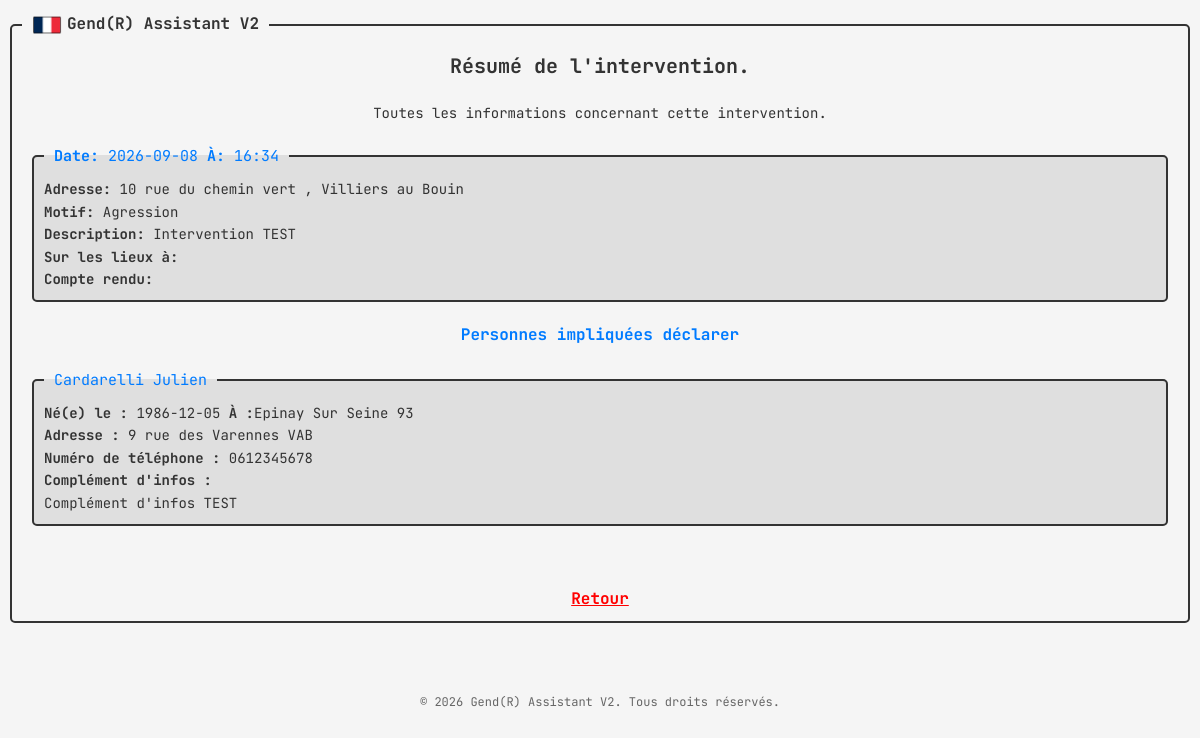
The app's page /consult_page?intervention_id=2 (signed in), older data.
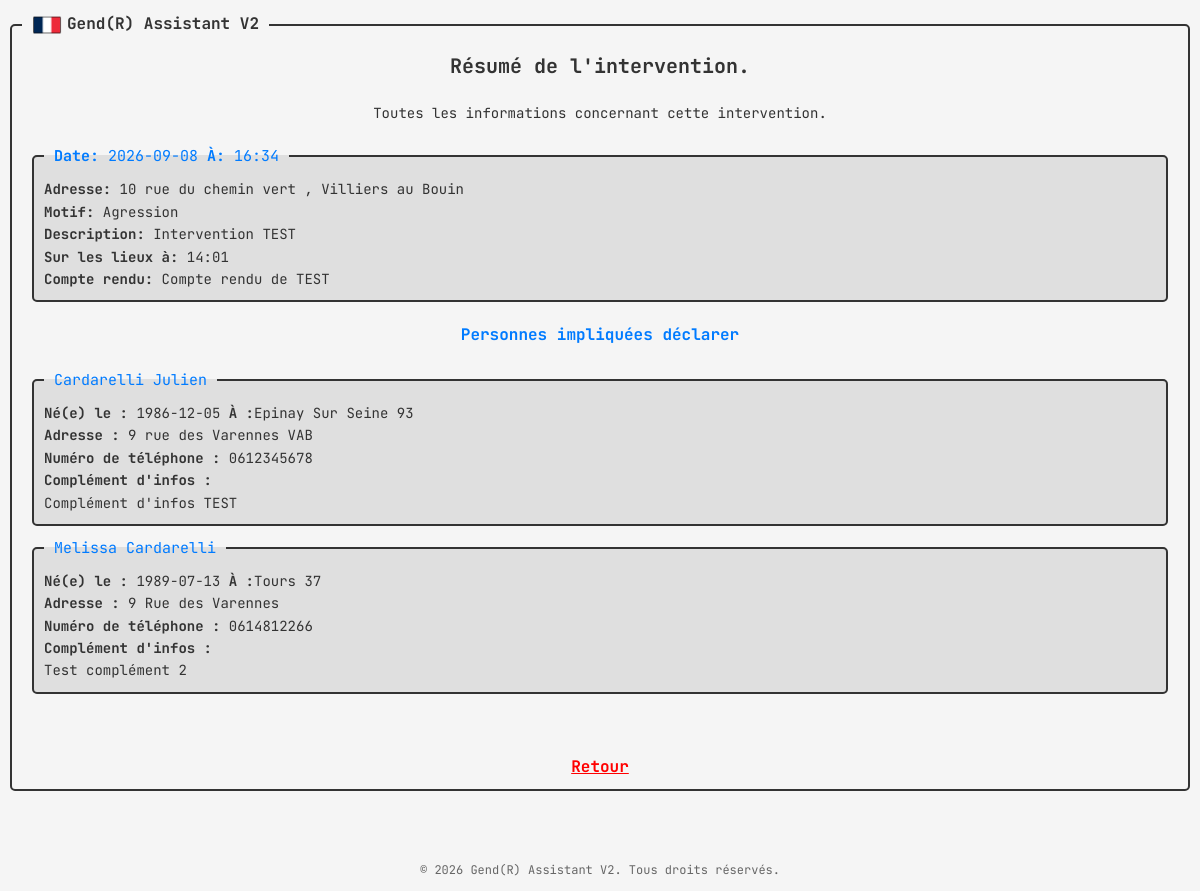
The same page, newer data.
### tables this page shows
CREATE TABLE interventions (
                id INTEGER PRIMARY KEY AUTOINCREMENT,
                username TEXT NOT NULL,
                date TEXT NOT NULL,
                hour TEXT NOT NULL,
                location TEXT NOT NULL,
                type TEXT NOT NULL,
                description TEXT NOT NULL,
                arrived TEXT,
                cr TEXT,
                endhour TEXT
                );

CREATE TABLE persons (
                id INTEGER PRIMARY KEY AUTOINCREMENT,
                intervention_id INTEGER NOT NULL,
                fullname TEXT NOT NULL,
                birthdate TEXT NOT NULL,
                place_of_birth TEXT NOT NULL,
                location TEXT NOT NULL,
                phone TEXT NOT NULL,
                complement TEXT
                );

### app.py (the view)
@app.route('/consult_page')
def consult_page():
    if 'username' not in session:
        return redirect(url_for('login'))
    intervention_id = request.args.get('intervention_id')
    intervention = db_handler.get_intervention_by_id(intervention_id)
    persons = db_handler.get_person_interventions(intervention_id)
    return render_template('consult_page.html', intervention=intervention, persons=persons)

### database_handler.py (called while the page is built)
    def get_intervention_by_id(self, intervention_id):
        conn = sqlite3.connect(self.path)
        cursor = conn.cursor()
        cursor.execute('SELECT * FROM interventions WHERE id = ?', (intervention_id,))
        intervention = cursor.fetchone()
        conn.close()
        return intervention

    def get_person_interventions(self, intervention_id):
        conn = sqlite3.connect('database.db')
        cursor = conn.cursor()
        cursor.execute("SELECT * FROM persons WHERE intervention_id = ?", (intervention_id,))
        persons = cursor.fetchall()
        conn.close()
        return persons

### templates/consult_page.html
{% extends 'base.html' %}
{% block content %}
    <div class="title">
        <h3>Résumé de l'intervention.</h3>
        <p>Toutes les informations concernant cette intervention.</p>
    </div>
    <div class="resume-card">
        <fieldset class="interventions">
            <legend><strong>Date:</strong> {{ intervention[2] }} <strong>À:</strong> {{ intervention[3] }}</legend>
            <p><strong>Adresse:</strong> {{ intervention[4] }}</p>
            <p><strong>Motif:</strong> {{ intervention[5] }}</p>
            <p><strong>Description:</strong> {{ intervention[6] }}</p>
            <p><strong>Sur les lieux à:</strong> {{ intervention[7] }}</p>
            <p><strong>Compte rendu:</strong> {{ intervention[8] }}</p>
        </fieldset>
        <div class="subtitle">
            <h4>Personnes impliquées déclarer</h4>
        </div>
        {% if persons %}
            {% for person in persons %}
                <div class="resume-person-card">
                    <fieldset>
                        <legend>{{ person[2] }}</legend>
                        <p><strong>Né(e) le : </strong>{{ person[3] }} <strong>À :</strong>{{ person[4] }}</p>
                        <p><strong>Adresse : </strong>{{ person[5] }}</p>
                        <p><strong>Numéro de téléphone : </strong>{{ person[6] }}</p>
                        <p><strong>Complément d'infos :</strong></p>
                        <p>{{ person[7] }}</p>
                    </fieldset>
                </div>
            {% endfor %}
        {% endif %}
    </div>
    <div class="return">
        <a href="{{ url_for('homepage')}}">Retour</a>
    </div>
{% endblock %}

### templates/base.html (shortened to what this page needs)
<!DOCTYPE html>
<html lang="fr">
<head>
    <link rel="stylesheet" href="{{ url_for('static', filename='css/base.css') }}">
    <link rel="stylesheet" href="{{ url_for('static', filename='css/index.css') }}">
    <link rel="stylesheet" href="{{ url_for('static', filename='css/register.css') }}">
    <link rel="stylesheet" href="{{ url_for('static', filename='css/login.css') }}">
    <link rel="stylesheet" href="{{ url_for('static', filename='css/homepage.css') }}">
    <link rel="stylesheet" href="{{ url_for('static', filename='css/add_intervention.css') }}">
    <link rel="stylesheet" href="{{ url_for('static', filename='css/complete_page.css') }}">
    <link rel="stylesheet" href="{{ url_for('static', filename='css/add_person.css') }}">
    <link rel="stylesheet" href="{{ url_for('static', filename='css/view_persons.css') }}">
    <link rel="stylesheet" href="{{ url_for('static', filename='css/modify_person.css') }}">
    <link rel="stylesheet" href="{{ url_for('static', filename='css/consult_page.css') }}">
</head>
<body>
    <fieldset>
        <legend class="base"><img src="{{ url_for('static', filename='img/france.png') }}" alt="france">Gend(R) Assistant V2</legend>
        {% block content %}{% endblock %}
    </fieldset>
    <div class="spacer"></div>
    <footer>
        <p>&copy; 2026 Gend(R) Assistant V2. Tous droits réservés.</p>
    </footer>
</body>
</html>

### static/css/base.css (style rules this page uses)
* { box-sizing: border-box; margin: 0; padding: 0; }
body { font-family: "JetBrains Mono", monospace; background-color: #f5f5f5; color: #333; line-height: 1.6; padding: 0; }
fieldset { display: flex; flex-direction: column; border: 2px solid #333; padding: 10px; border-radius: 5px; margin: 10px; height: calc(100% - 20px); min-height: calc(100% - 20px); overflow-y: auto; }
.base { font-weight: bold; padding: 0 10px; }
.base img { width: 30px; height: 30px; vertical-align: middle; margin-right: 5px; }
.title { display: flex; flex: 1; flex-direction: column; align-items: center; justify-content: center; text-align: center; }
.title h3 { font-size: 20px; margin-bottom: 20px; }
.title p { font-size: 14px; margin-bottom: 10px; }
.spacer { height: 50px; }
footer { width: 100%; text-align: center; font-size: 12px; color: #666; padding: 10px 0; }

### static/css/view_persons.css (style rules this page uses)
.return { display: flex; justify-content: center; margin-top: 50px; }
.return a { text-align: center; color: red; font-size: 16px; font-weight: bold; }

### static/css/consult_page.css (style rules this page uses)
.resume-card fieldset { background-color: #dfdfdf; }
.resume-card fieldset legend { color: #007BFF; font-size: 15px; padding: 0 10px; }
.resume-card fieldset p { font-size: 14px; }
.resume-card .subtitle { display: flex; justify-content: center; align-items: center; margin: 20px; }
.resume-card .subtitle h4 { color: #007BFF; }

Row changes from the older to the newer data that the page shows:
changed interventions "10 rue du chemin vert , Villiers au Bouin": arrived (not shown) → "14:01"; cr (not shown) → "Compte rendu de TEST"
added persons: fullname "Melissa Cardarelli", birthdate "1989-07-13", place_of_birth "Tours 37", location "9 Rue des Varennes", phone "0614812266", complement "Test complément 2"
